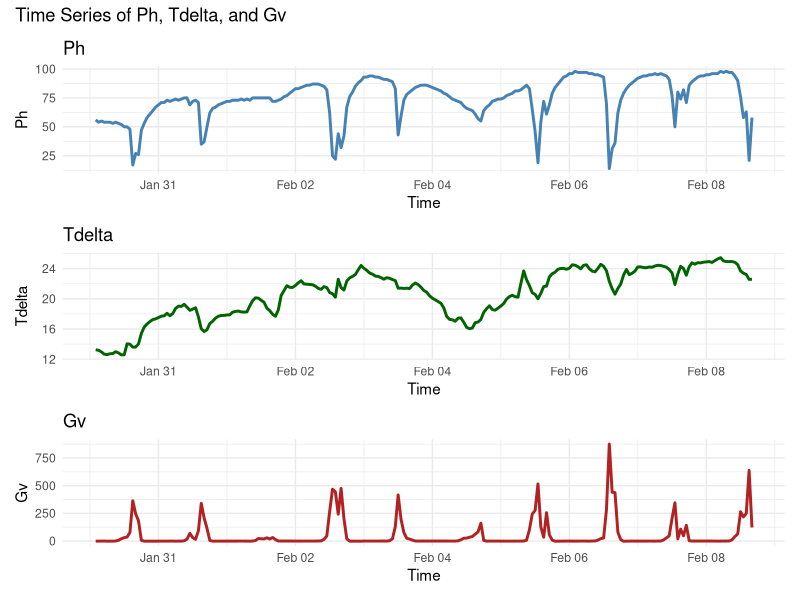

Reproduce this figure in R.
# Libraries to be used in this assignment
# install.packages("forecast")
library(ggplot2)
library(forecast)
library(lubridate)
library(patchwork)

setwd("Assignment3")
print(getwd())

# ----------------------------- Exercise 1 -----------------------------------




# ----------------------------- Exercise 2 -----------------------------------




# ----------------------------- Exercise 3 -----------------------------------
#3.1. Read the data and plot the three non-lagged time series (Ph,Tdelta,Gv). Describe the time series and if you can see some dependencies between the variables.
D3 <- read.csv("box_data_60min.csv")
str(D3)

# Convert tdate to datetime
D3$tdate <- ymd_hms(D3$tdate)
print(D3$tdate[1:5])

p1 <- ggplot(D3, aes(x = tdate, y = Ph)) +
  geom_line(color = "steelblue", size = 1) +
  labs(title = "Ph", x = "Time", y = "Ph") +
  theme_minimal()

p2 <- ggplot(D3, aes(x = tdate, y = Tdelta)) +
  geom_line(color = "darkgreen", size = 1) +
  labs(title = "Tdelta", x = "Time", y = "Tdelta") +
  theme_minimal()

p3 <- ggplot(D3, aes(x = tdate, y = Gv)) +
  geom_line(color = "firebrick", size = 1) +
  labs(title = "Gv", x = "Time", y = "Gv") +
  theme_minimal()

# Combine plots into one figure
combined_plot <- p1 / p2 / p3 + plot_annotation(title = "Time Series of Ph, Tdelta, and Gv")
combined_plot
